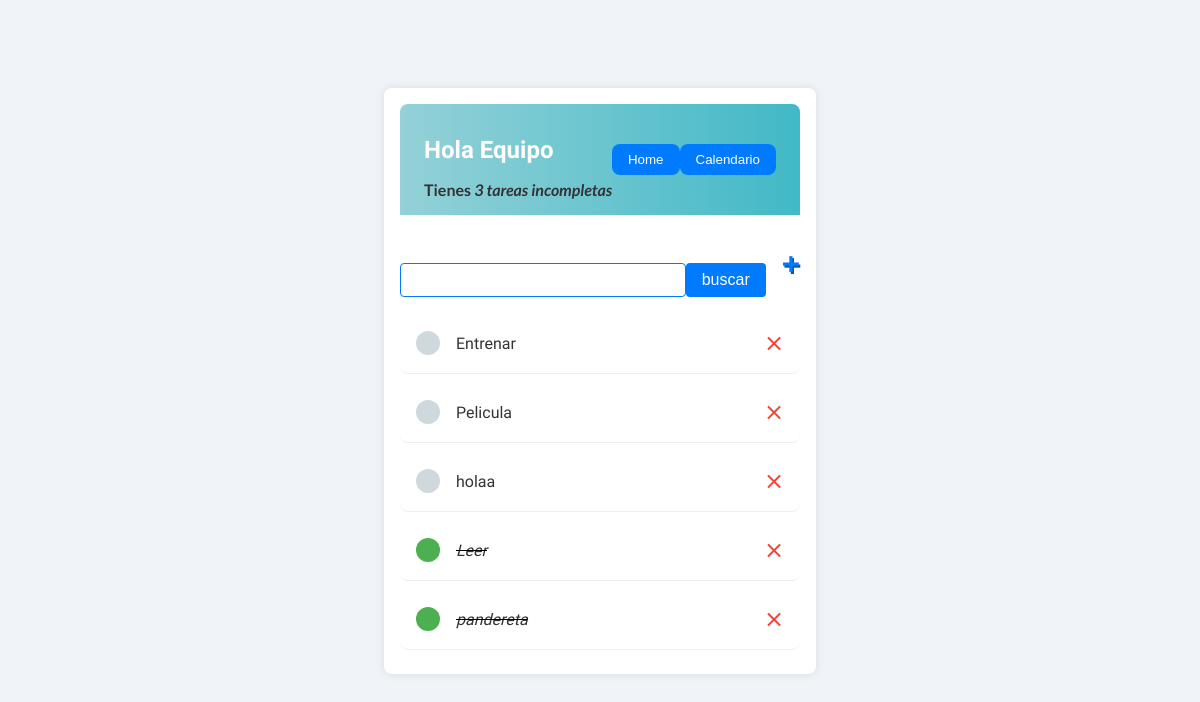
/tareas/ (signed in), run on an earlier commit of the app's database.
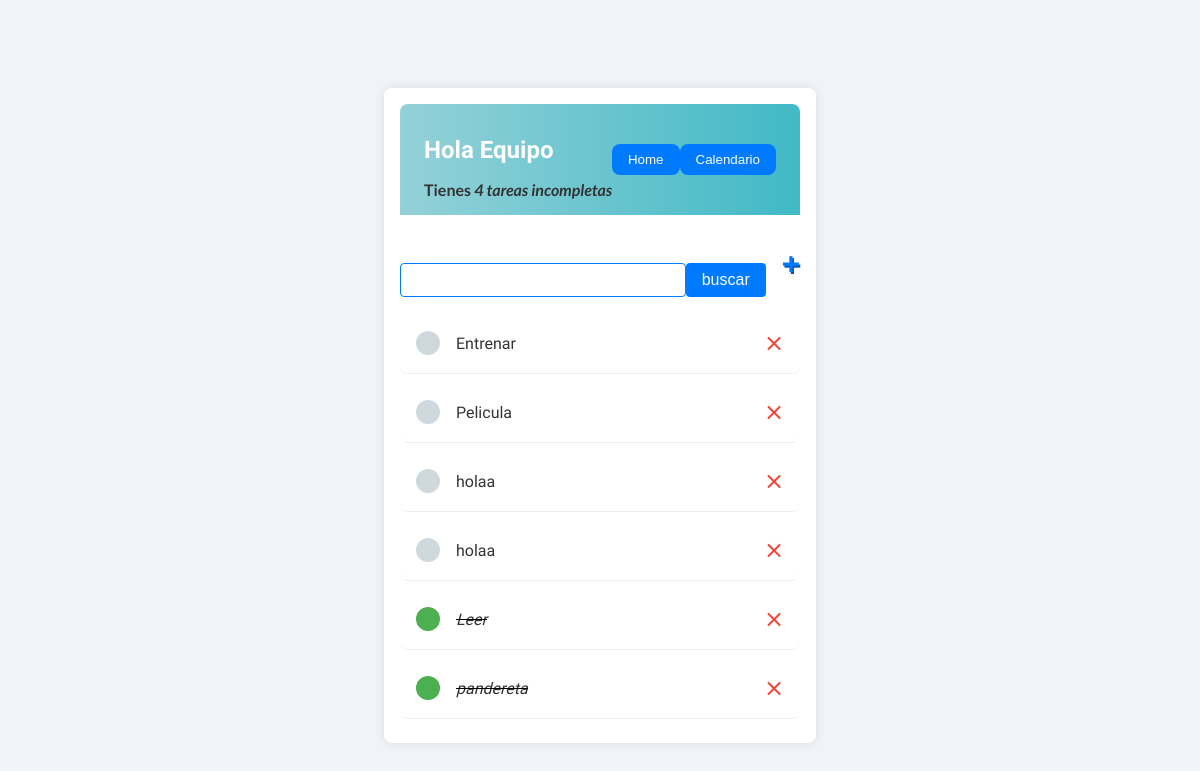
And on a later commit of the database.
### base/models.py (models this page shows)
class Tarea(models.Model):
    usuario = models.ForeignKey(User, on_delete=models.CASCADE, null=True, blank=True)
    titulo = models.CharField(max_length=200)
    descripcion = models.TextField(null=True, blank=True)
    completo = models.BooleanField(default=False)
    creado = models.DateTimeField(auto_now_add=True)
    fecha = models.DateField(null=True, blank=True)  # Nuevo campo para la fecha de la tarea
    def __str__(self):
        return self.titulo
    class Meta:
        ordering = ['completo']

### base/views.py (the view)
# urls.py: path('tareas/', ListaPendientes.as_view(), name='tareas'),
class ListaPendientes(LoginRequiredMixin, ListView):
    model = Tarea
    context_object_name = 'tareas'
    def get_context_data(self, **kwarg):
        context = super().get_context_data(**kwarg)
        context['tareas'] = context['tareas'].filter(usuario=self.request.user)
        context['count'] = context['tareas'].filter(completo=False).count()
        valor_buscado = self.request.GET.get('area-buscar') or ''
        if valor_buscado:
            context['tareas'] = context['tareas'].filter(titulo__icontains=valor_buscado)
        context['valor_buscado'] = valor_buscado
        return context

### base/templates/base/tarea_list.html (shortened to what this page needs)
{% extends 'base/principal.html' %}
{% block content %}
{% load static %}
<div class="barra-superior">
    <link rel="stylesheet" href="{% static 'style/tarealist.css' %}">
    <div>
        <h1>Hola {{request.user|title}}</h1>
        <h3 style="margin:0">Tienes <i>{{count}} tarea{{count|pluralize}} incompleta{{count|pluralize}}</i></h3>
    </div>
    {% if request.user.is_authenticated %}
    <a href="{% url 'home' %}"><button type="button">Home</button></a>
    <a href="{% url 'calendario' %}"><button type="button">Calendario</button></a>
{% else %}
    <a href="{% url 'login' %}">Ingresar</a>
{% endif %}
</div>
<div id="envoltorio-agregar-buscar">
    <form method="GET" style="margin-top: 2rem; display: flex;">
        <input type="text" name="area-buscar" value="{{valor_buscado}}">
        <input class="boton" type="submit" value="buscar">
    </form>
    <a id="enlace-agregar" href="{% url 'crear-tarea' %}">&#x1F7A5;</a>
</div>
<div class="envoltorio-items-tarea">
    {% for tarea in tareas %}
    <div class="envoltorio-tarea">
        {% if tarea.completo %}
        <div class="titulo-tarea">
            <div class="icono-tarea-completa"></div>
            <i><s><a href="{% url 'editar-tarea' tarea.id %}">{{tarea}}</a></s></i>
        </div>
        <td><a class="enlace-eliminar" href="{% url 'eliminar-tarea' tarea.id %}">&#x2A2F;</a></td>
        {% else %}
        <div class="titulo-tarea">
            <div class="icono-tarea-incompleta"></div>
            <a href="{% url 'editar-tarea' tarea.id %}">{{tarea}}</a>
        </div>
        <td><a class="enlace-eliminar" href="{% url 'eliminar-tarea' tarea.id %}">&#x2A2F;</a></td>
        {% endif %}
    </div>
    {% empty %}
    <h3>No hay elementos en esta lista</h3>
    {% endfor %}
</div>
{% endblock %}

What changed in the data, as far as the page shows it:
added Tarea: titulo "holaa"
Also different on the page:
{{ count }}: "3" → "4"
